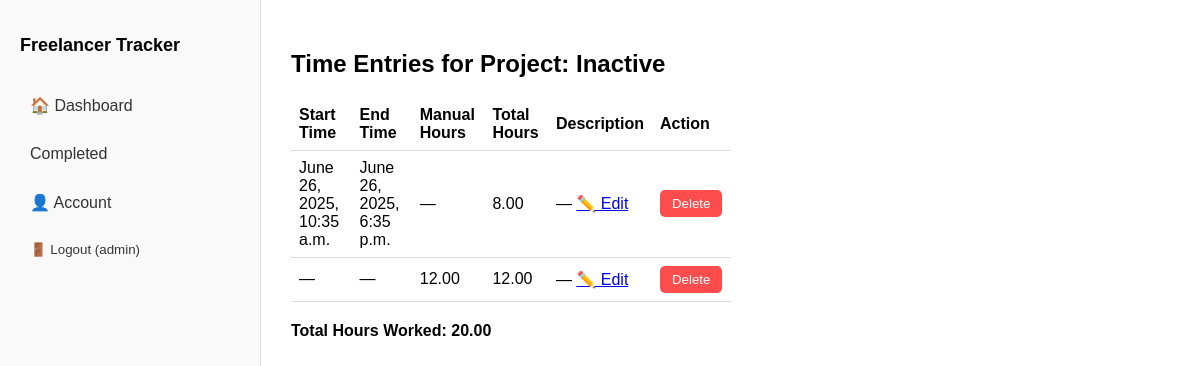
Page /projects/6/entries/ (signed in) on the earlier database version.
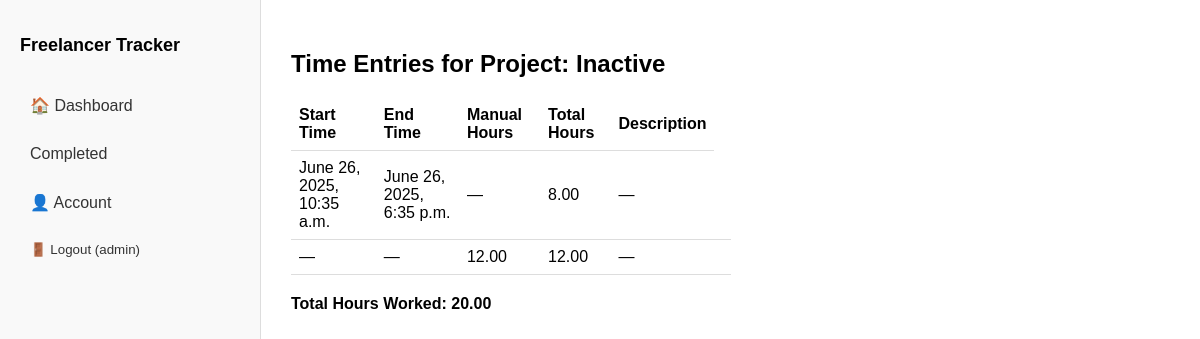
Same page on the later database version.
### tracker/models.py (models this page shows, shortened)
class TimeEntry(models.Model):
    project = models.ForeignKey(Project, on_delete=models.CASCADE)
    start_time = models.DateTimeField(null=True, blank=True)
    end_time = models.DateTimeField(null=True, blank=True)
    manual_hours = models.DecimalField(max_digits=5, decimal_places=2, null=True, blank=True)
    description = models.TextField(blank=True)
    created_at = models.DateTimeField(auto_now_add=True)
    is_running = models.BooleanField(default=False)
    def total_hours(self):
        if self.manual_hours:
            return self.manual_hours
        elif self.start_time and self.end_time:
            duration = self.end_time - self.start_time
            hours = Decimal(duration.total_seconds() / 3600).quantize(Decimal("0.01"), rounding=ROUND_HALF_UP)
            return hours
        return 0

### tracker/views.py (the view)
# urls.py: path('projects/<int:project_id>/entries/', views.project_time_entries_view, name='project_time_entries'),
@login_required
def project_time_entries_view(request, project_id):
    project = get_object_or_404(Project, id=project_id, user=request.user)
    time_entries = TimeEntry.objects.filter(project=project).order_by('-created_at')
    total_hours = sum(entry.total_hours() for entry in time_entries)
    return render(request, 'project_time_entries.html', {
        'project': project,
        'time_entries': time_entries,
        'total_hours': total_hours,
    })

### tracker/Templates/project_time_entries.html (shortened to what this page needs)
{% extends 'base.html' %}
{% block content %}
<h2>Time Entries for Project: {{ project.name }}</h2>
{% if time_entries %}
    <table>
        <thead>
            <tr>
                <th>Start Time</th>
                <th>End Time</th>
                <th>Manual Hours</th>
                <th>Total Hours</th>
                <th>Description</th>
                {% if project.is_active == True %}
                    <th>Action</th>
                {% endif %}
            </tr>
        </thead>
        <tbody>
            {% for entry in time_entries %}
            <tr>
                <td>{{ entry.start_time|default:"—" }}</td>
                <td>{{ entry.end_time|default:"—" }}</td>
                <td>{{ entry.manual_hours|default:"—" }}</td>
                <td>{{ entry.total_hours }}</td>
                <td>{{ entry.description|default:"—" }}  {% if project.is_active == True %} <a href="{% url 'edit_time_entry' entry.id %}">✏️ Edit</a> {% endif %}</td>
                <td>
                    {% if project.is_active == True %}
                        <form method="post" action="{% url 'delete_time_entry' entry.id %}" style="display:inline;">
                            <button type="submit" style="background-color:#ff4d4d; color:white; border:none; padding:6px 12px; border-radius:5px;">Delete</button>
                        </form>
                    {% endif %}
                </td>
            </tr>
            {% endfor %}
        </tbody>
    </table>
    <p style="margin-top: 20px; font-weight: bold;">Total Hours Worked: {{ total_hours }}</p>
{% else %}
    <p>No time entries recorded yet for this project.</p>
{% endif %}
{% endblock %}

Differences in the rows shown:
changed Project "Inactive": is_active True → False (drawn)
shown differently, row unchanged: TimeEntry "June 26, 2025, 10:35 a.m.": no longer shows "✏️ Edit Delete"
shown differently, row unchanged: TimeEntry (number 2 of 2 on the later page): no longer shows "✏️ Edit Delete"
Other differences:
text no longer shown: "Action"
